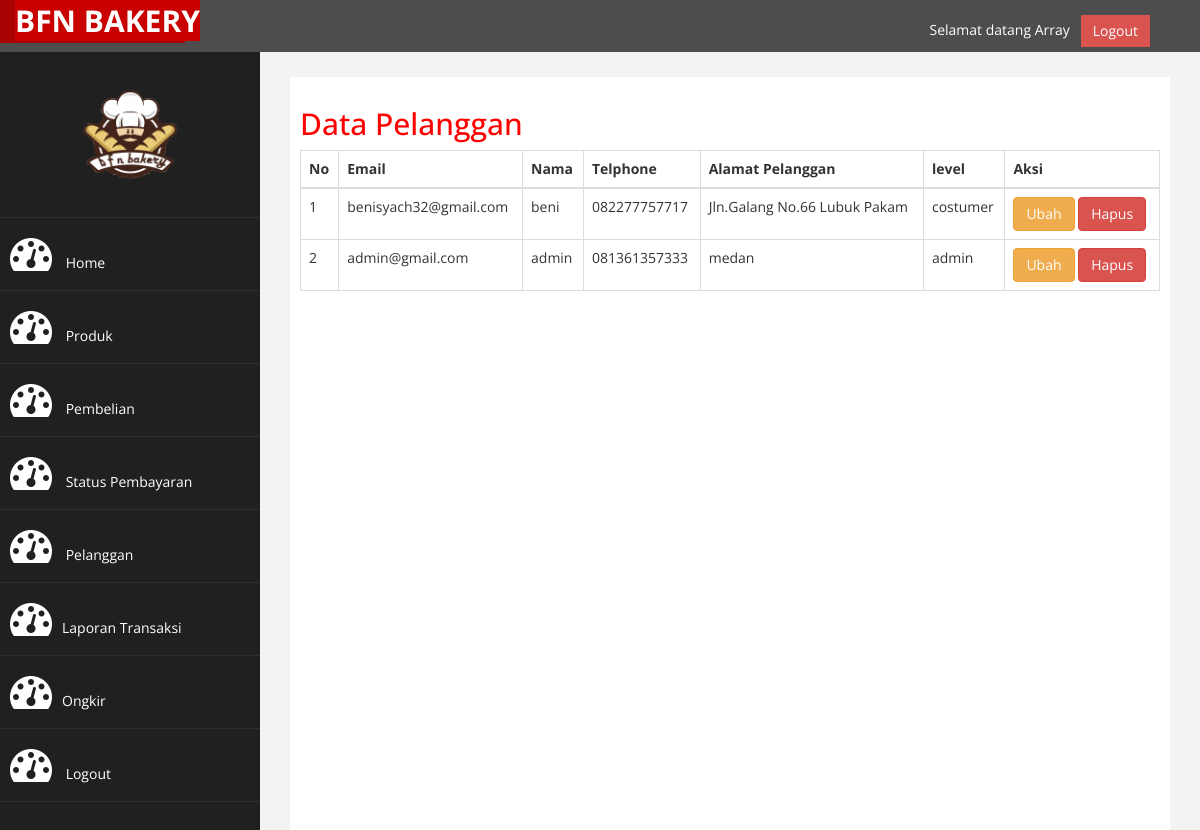
Screenshot of /admin/index.php?halaman=pelanggan (signed in) with the database file from the repository.
### tables this page shows
CREATE TABLE `pelanggan` (
  `email_pelanggan` varchar(30) NOT NULL,
  `password_pelanggan` varchar(30) NOT NULL,
  `telphone_pelanggan` varchar(30) NOT NULL,
  `nama_pelanggan` varchar(30) NOT NULL,
  `nama_kota` varchar(30) NOT NULL,
  `alamat_pelanggan` varchar(30) NOT NULL,
  `id_pelanggan` int(30) NOT NULL,
  `level` varchar(10) NOT NULL
);

### admin/pelanggan.php (the view)
<h2>Data Pelanggan</h2>
<table class="table table-bordered">
	<thead>
		<tr>
			<th>No</th>
			<th>Email</th>
			<th>Nama</th>
			<th>Telphone</th>
			<th>Alamat Pelanggan</th>
			<th>level</th>
			<th>Aksi</th>
		</tr>
	</thead>
	<tbody>
		<?php $nomor=1; ?>
		<?php $ambil=$koneksi->query("SELECT * FROM pelanggan"); ?>
		<?php while($pecah =$ambil->fetch_assoc()){ ?>
		<tr>
			<td><?php echo $nomor; ?></td>
			<td><?php echo $pecah['email_pelanggan']; ?></td>
			<td><?php echo $pecah['nama_pelanggan']; ?></td>
			<td><?php echo $pecah['telphone_pelanggan']; ?></td>
			<td><?php echo $pecah['alamat_pelanggan']; ?></td>
			<td><?php echo $pecah['level']; ?></td>
			<td>
				<a href="index.php?halaman=ubahpelanggan&id=<?php echo $pecah['id_pelanggan']; ?>" class="btn-warning btn">Ubah</a>
				<a href="index.php?halaman=hapuspelanggan&id=<?php echo $pecah['id_pelanggan']; ?>" class="btn-danger btn">Hapus</a>
			</td>
		</tr>
		<?php $nomor++; ?>
		<?php } ?>
	</tbody>
</table>

### admin/assets/css/custom.css (style rules this page uses)
body { font-family: 'Open Sans', sans-serif; }
h2 { color: #f00; }

### rows the page displays
pelanggan: email_pelanggan "benisyach32@gmail.com", nama_pelanggan "beni", telphone_pelanggan "082277757717", alamat_pelanggan "Jln.Galang No.66 Lubuk Pakam", level "costumer"
pelanggan: email_pelanggan "admin@gmail.com", nama_pelanggan "admin", telphone_pelanggan "081361357333", alamat_pelanggan "medan", level "admin"

### other values shown
$_SESSION["pelanggan"] "Array"
